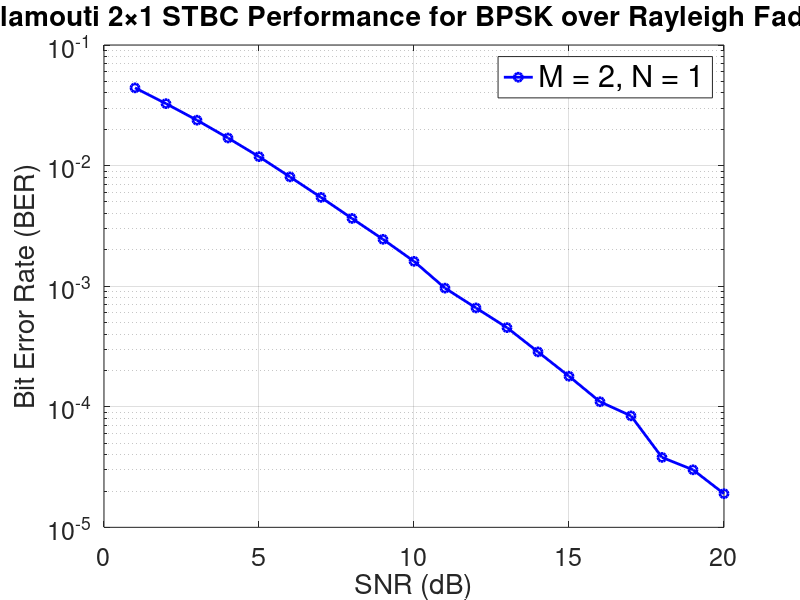

The MATLAB source for this figure:
% Matlab MIMO Simulations - 
% Part 1: Alamouti 2*1
% Editted by Ali B. Mar. 2025

clc; clear; close;

% ====================================================
% ===================== Parameters =====================

M = 2;                                       % Number of transmit antennas 
N = 1;                                       % Number of receive antennas
snr_dB = 1:1:20;                      % SNR range in dB
snr_lin = 10.^(snr_dB/10);        % SNR linear scale
N_bits = 1e6;                           % Total number of bits
ber = zeros(size(snr_dB));      % BER result storage               

% ====================================================
% ===================== Main Loop ======================

for i=1:length(snr_dB)
    
    bits = randi([0 1], 1, N_bits);          % Generate random bits
    symbols = pskmod(bits, 2, 0);       % BPSK with 0 is the phase offset
    symbols = reshape(symbols, M, []);

    % Rayleigh flat fading channels from each TX antenna
    h1 = (randn(1, size(symbols,2)) + 1j*randn(1, size(symbols,2))) / sqrt(2);
    h2 = (randn(1, size(symbols,2)) + 1j*randn(1, size(symbols,2))) / sqrt(2);

    % Alamouti Encoding
    x1 = symbols(1,:);
    x2 = symbols(2,:);

    tx1 = [x1; -conj(x2)];   % Antenna 1
    tx2 = [x2;  conj(x1)];   % Antenna 2

    % AWGN noise
    noise_var = 1 / snr_lin(i);
    n1 = sqrt(noise_var/2) * (randn(1, size(symbols,2)) + 1j*randn(1, size(symbols,2)));
    n2 = sqrt(noise_var/2) * (randn(1, size(symbols,2)) + 1j*randn(1, size(symbols,2)));

    % Received signals
    r1 = h1 .* tx1(1,:) + h2 .* tx2(1,:) + n1;
    r2 = h1 .* tx1(2,:) + h2 .* tx2(2,:) + n2;
    % Alamouti Decoding
    s1_hat = conj(h1).*r1 + h2.*conj(r2);
    s2_hat = conj(h2).*r1 - h1.*conj(r2);

    % Stack decoded symbols
    s_hat = [s1_hat; s2_hat];

    % Demodulate using pskdemod
    bits_hat = pskdemod(s_hat, 2, 0);
    bits_rx = reshape(bits_hat, 1, []);

    % Compute BER
    ber(i) = sum(bits_rx ~= bits(1:2*size(symbols,2))) / (2 * size(symbols,2));

end

% =======================================================
% ======================== Plot results ======================
figure;
semilogy(snr_dB, ber, 'b-o', 'LineWidth', 2);
grid on;
set(gca, 'FontSize', 18);          
xlabel('SNR (dB)', 'FontSize', 20);
ylabel('Bit Error Rate (BER)', 'FontSize', 20);
title('Alamouti 2×1 STBC Performance for BPSK over Rayleigh Fading', 'FontSize', 20, 'FontWeight', 'bold');
legend('M = 2, N = 1', 'FontSize', 22);